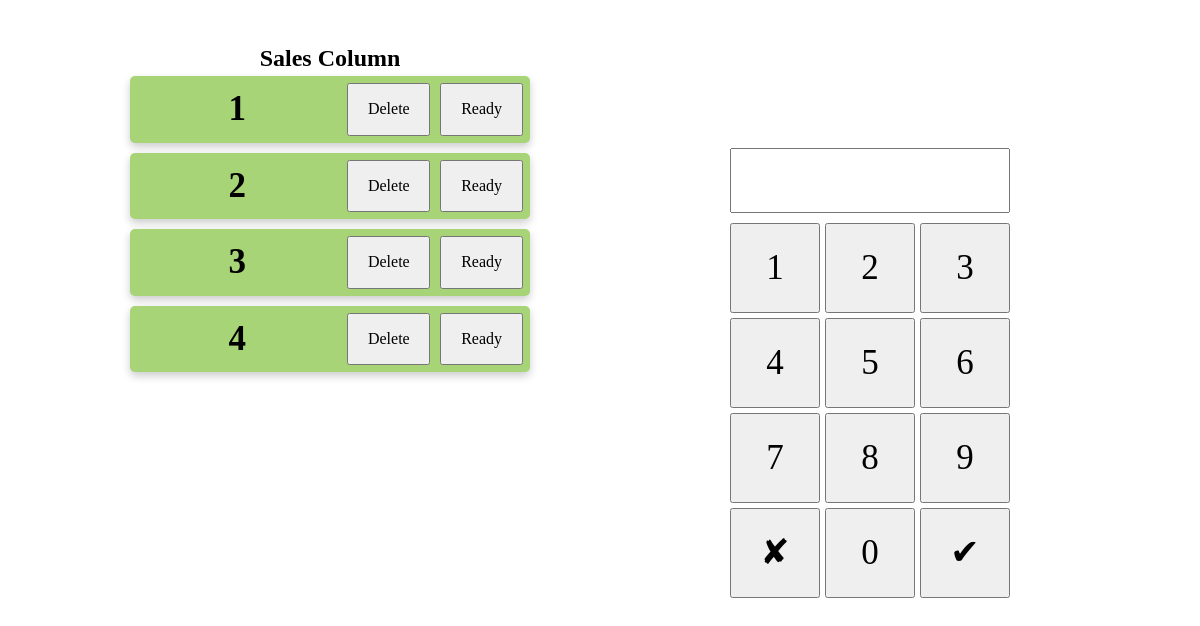
Before: / with the older database file.
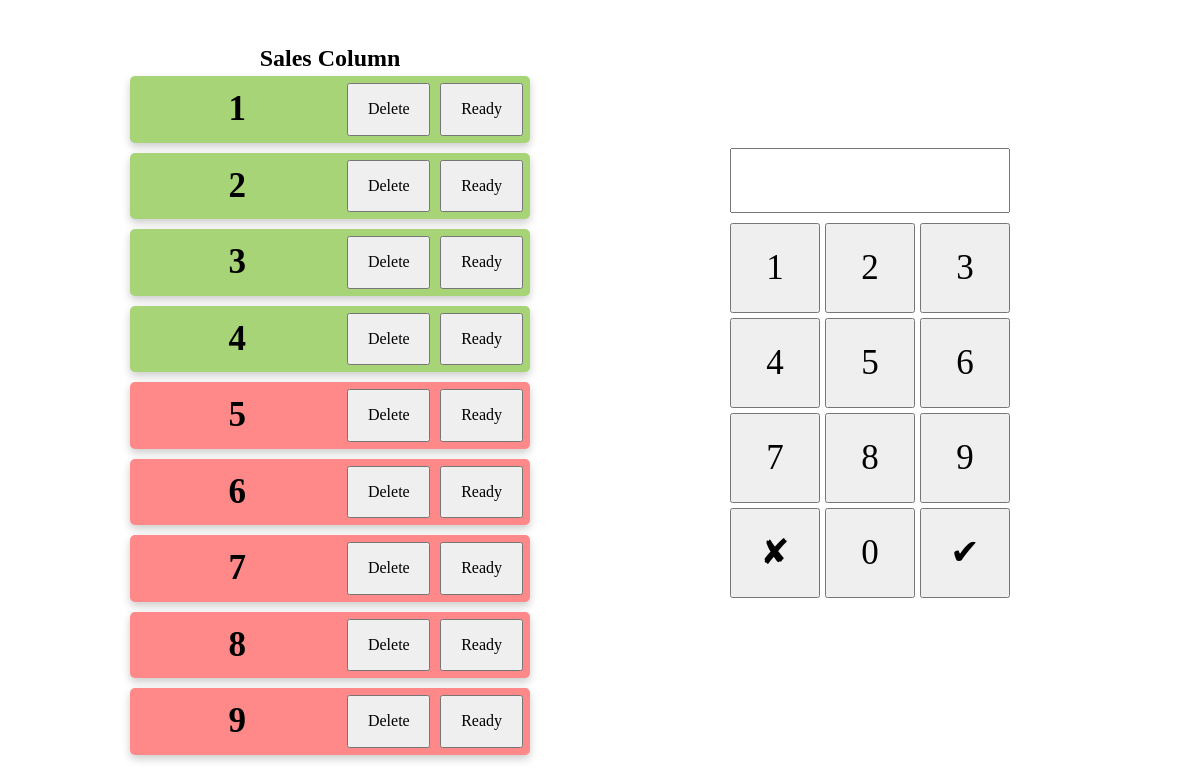
After: the same page with the newer database file.
### tables this page shows
CREATE TABLE Sales (id INTEGER PRIMARY KEY, number INTEGER, status INTEGER);

### app.py (the view)
@app.route("/")
def cashier_screen():
    sales = query_db("SELECT id, number, status FROM Sales ORDER BY id")
    return render_template("cashier_screen.html", sales=sales)

### app.py (called while the page is built)
def get_db():
    db = getattr(g, '_database', None)
    if db is None:
        db = g._database = sqlite3.connect(DATABASE)
        db.row_factory = sqlite3.Row
    return db

@app.teardown_appcontext
def close_connection(exception):
    db = getattr(g, '_database', None)
    if db is not None:
        db.close()

def query_db(query, args=(), one=False, commit=False):
    cur = get_db().execute(query, args)
    if commit:
        get_db().commit()
        lastrowid = cur.lastrowid
        cur.close()
        return lastrowid
    else:
        rv = cur.fetchall()
        cur.close()
        return (rv[0] if rv else None) if one else rv

### templates/cashier_screen.html (shortened to what this page needs)
<!DOCTYPE html>
<html lang="en">
<head>
    <link rel="stylesheet" href="{{ url_for('static', filename='cashierstyle.css') }}">
</head>
<body>
    <div class="two-column">
        <div class="sale-column">
            <h2>Sales Column</h2>
            {% for item in sales %}
                {% if item[2] == 1: %}
                    <div class="ready-sales-card">
                        <form action="/change_sale" method="post" class="sales-coloumn-form">
                            <div class="button-container">
                                <h3>{{ item[1] }}</h3>
                                <button type="submit" name="change" value="delete" class="sale-coloumn-delete">Delete</button>
                                <button type="submit" name="change" value="ready" class="sale-coloumn-ready">Ready</button>
                            </div>
                        </form>
                    </div>
                {% else %}
                    <div class="sales-card">
                        <form action="/change_sale" method="post" class="sales-coloumn-form">
                            <div class="button-container">
                                <h3>{{ item[1] }}</h3>
                                <button type="submit" name="change" value="delete" class="sale-coloumn-delete">Delete</button>
                                <button type="submit" name="change" value="ready" class="sale-coloumn-ready">Ready</button>
                            </div>
                        </form>
                    </div>
                {% endif %}
            {% endfor %}
        </div>
        <div class="numpad-column">
            <form action="/add_sale" method="post" class="numpad-form">
                <input type="text" id="display" name="sale_number" class="numpad-input" readonly>
                <div class="numpad">
                    <button class="numpad-button" type="button" onclick="addNum(1)">1</button>
                    <button class="numpad-button" type="button" onclick="addNum(2)">2</button>
                    <button class="numpad-button" type="button" onclick="addNum(3)">3</button>
                    <button class="numpad-button" type="button" onclick="addNum(4)">4</button>
                    <button class="numpad-button" type="button" onclick="addNum(5)">5</button>
                    <button class="numpad-button" type="button" onclick="addNum(6)">6</button>
                    <button class="numpad-button" type="button" onclick="addNum(7)">7</button>
                    <button class="numpad-button" type="button" onclick="addNum(8)">8</button>
                    <button class="numpad-button" type="button" onclick="addNum(9)">9</button>
                    <button class="numpad-button" type="reset" onclick="addNum(0)">&#10008;</button>
                    <button class="numpad-button" type="button" onclick="addNum(1)">0</button>
                    <button class="numpad-button" type="submit">&#10004;</button>
                </div>
            </form>
        </div>
    </div>
</body>
</html>

### static/cashierstyle.css (style rules this page uses)
*, *::before, *::after { box-sizing: border-box; }
*:not(dialog) { margin: 0; }
@media (prefers-reduced-motion: no-preference) { html { interpolate-size: allow-keywords; } }
body { line-height: 1.5; -webkit-font-smoothing: antialiased; }
input, button, textarea, select { font: inherit; }
p, h1, h2, h3, h4, h5, h6 { overflow-wrap: break-word; }
h1, h2, h3, h4, h5, h6 { text-wrap: balance; }
h2 { text-align: center; }
h3 { text-align: center; font-size: 35px; flex: 3; }
.two-column { display: grid; grid-template-columns: 1fr 1fr; height: 100vh; margin-left: 60px; margin-right: 60px; }
.sale-column { margin-top: 40px; overflow-y: auto; }
.ready-sales-card { box-shadow: 0 4px 8px 0 rgba(0,0,0,0.2); transition: 0.3s; width: 400px; border-radius: 5px; margin: auto; height: auto; margin-bottom: 10px; padding: 7px; background-color: #A7D477; }
.sales-card { box-shadow: 0 4px 8px 0 rgba(0,0,0,0.2); transition: 0.3s; width: 400px; border-radius: 5px; margin: auto; height: auto; margin-bottom: 10px; padding: 7px; background-color: #FF8989; }
.sales-coloumn-form { color: black; }
.button-container { display: flex; width: 100%; gap: 10px; }
.sale-coloumn-ready { flex: 1; }
.sale-coloumn-delete { flex: 1; }
.numpad-column { max-height: 100%; display: flex; align-items: center; }
.numpad { display: grid; grid-template-columns: repeat(3, 1fr); gap: 5px; }
.numpad-form { font-size: 35px; max-width: 280px; margin: 0 auto; margin-bottom: 10% }
.numpad-input { width: 100%; height: 65px; margin-bottom: 10px; text-align: center; font-weight: 700; }
.numpad-button { height: 90px; width: 90px; }

Changed rows visible on the page:
added Sales: number "5"
added Sales: number "6"
added Sales: number "7"
added Sales: number "8"
added Sales: number "9"
